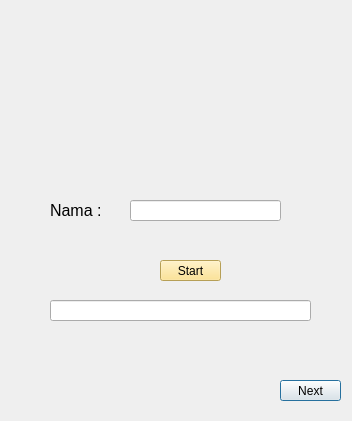
<?xml version="1.0" encoding="UTF-8"?>
<ui version="4.0">
 <class>Dialog</class>
 <widget class="QDialog" name="Dialog">
  <property name="geometry">
   <rect>
    <x>0</x>
    <y>0</y>
    <width>352</width>
    <height>421</height>
   </rect>
  </property>
  <property name="windowTitle">
   <string>Dialog</string>
  </property>
  <widget class="QLineEdit" name="Nama">
   <property name="geometry">
    <rect>
     <x>130</x>
     <y>200</y>
     <width>151</width>
     <height>21</height>
    </rect>
   </property>
  </widget>
  <widget class="QLabel" name="label_2">
   <property name="geometry">
    <rect>
     <x>50</x>
     <y>200</y>
     <width>51</width>
     <height>21</height>
    </rect>
   </property>
   <property name="font">
    <font>
     <pointsize>12</pointsize>
    </font>
   </property>
   <property name="text">
    <string>Nama :</string>
   </property>
  </widget>
  <widget class="QLineEdit" name="Hai">
   <property name="geometry">
    <rect>
     <x>50</x>
     <y>300</y>
     <width>261</width>
     <height>21</height>
    </rect>
   </property>
  </widget>
  <widget class="QPushButton" name="Next">
   <property name="geometry">
    <rect>
     <x>280</x>
     <y>380</y>
     <width>61</width>
     <height>21</height>
    </rect>
   </property>
   <property name="text">
    <string>Next</string>
   </property>
  </widget>
  <widget class="QPushButton" name="Start">
   <property name="geometry">
    <rect>
     <x>160</x>
     <y>260</y>
     <width>61</width>
     <height>21</height>
    </rect>
   </property>
   <property name="styleSheet">
    <string notr="true">background-color :rgb(255, 222, 121);</string>
   </property>
   <property name="text">
    <string>Start</string>
   </property>
  </widget>
  <widget class="QLabel" name="label_4">
   <property name="geometry">
    <rect>
     <x>0</x>
     <y>0</y>
     <width>351</width>
     <height>421</height>
    </rect>
   </property>
   <property name="text">
    <string/>
   </property>
   <property name="pixmap">
    <pixmap>WhatsApp Image 2022-11-16 at 2.57.02 PM.jpeg</pixmap>
   </property>
   <property name="scaledContents">
    <bool>true</bool>
   </property>
  </widget>
  <zorder>label_4</zorder>
  <zorder>Nama</zorder>
  <zorder>label_2</zorder>
  <zorder>Hai</zorder>
  <zorder>Next</zorder>
  <zorder>Start</zorder>
 </widget>
 <resources>
  <include location="tampilan depan.qrc"/>
 </resources>
 <connections/>
</ui>
